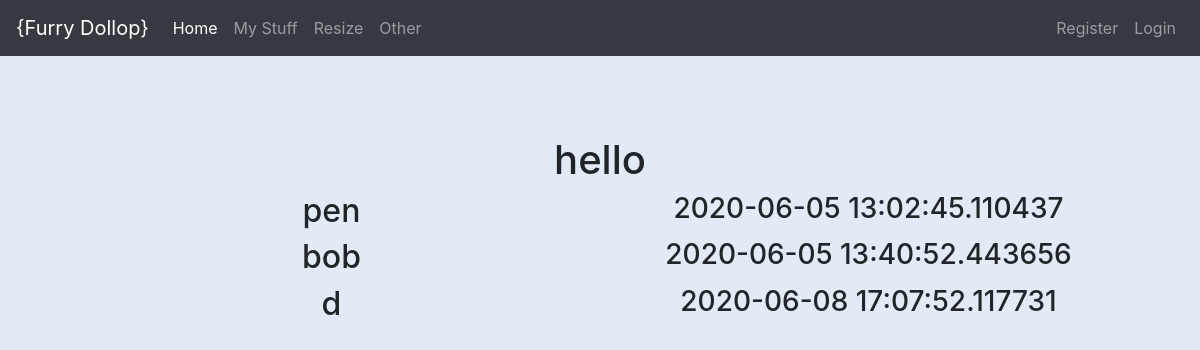
The app's page /add, older data.
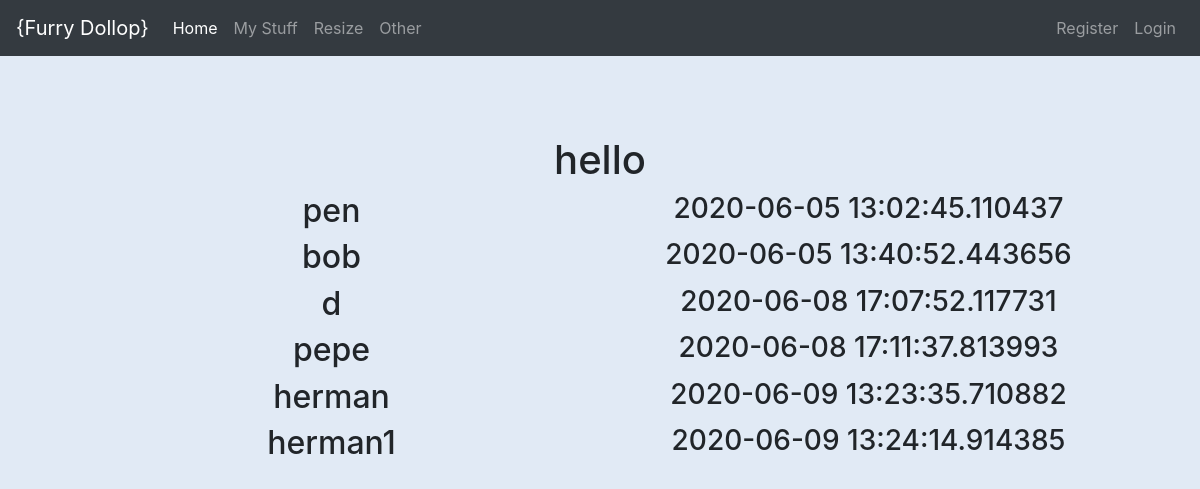
The same page, newer data.
### app/models.py (models this page shows, shortened)
class User(db.Model):
    __tablename__ = 'users'
    id = db.Column(db.Integer, primary_key=True)
    name = db.Column(db.String(50), unique=True)
    hash = db.Column(db.String(200))
    created = db.Column(db.DateTime)

### app/routes.py (the view)
@app.route("/add", methods=['GET'])
def create_user():
    un = request.args.get('user')
    p = request.args.get('pass')
    session['test'] = 'yes'
    x = session['test']
    print(x)
    if un and p:
        new_user = User(name=un, hash=p, created=dt.now())
        db.session.add(new_user)
        db.session.commit()
    users = User.query.all()
    return render_template("index.html", users=users)

### app/templates/index.html (shortened to what this page needs)
{% extends "layout.html" %}
{% block main %}
<h1>hello</h1>
{% for user in users %}
<div class="row">
    <div class="col">
        <h2>{{ user.name }}</h2>
    </div>
    <div class="col">
        <h3>{{ user.created }}</h3>
    </div>
</div>
{% endfor %}
{% endblock %}

### app/templates/layout.html (shortened to what this page needs)
<!DOCTYPE html>
<html lang="en">
<head>
    <link rel="stylesheet" href="https://stackpath.bootstrapcdn.com/bootstrap/4.4.1/css/bootstrap.min.css"
>
    <link rel="stylesheet" href="../static/style.css"/>
</head>
<body>
<nav class="navbar navbar-expand-lg navbar-dark bg-dark">
    <a class="navbar-brand" href="/">{Furry Dollop}</a>
    <div class="collapse navbar-collapse" id="navbarNavAltMarkup">
        <div class="navbar-nav mr-auto">
            <a class="nav-item nav-link active" href="/">Home</a>
            <a class="nav-item nav-link" href="#">My Stuff</a>
            <a class="nav-item nav-link" href="#">Resize</a>
            <a class="nav-item nav-link" href="#">Other</a>
        </div>
        <div class="navbar-nav ml-auto">
             <a class="nav-item nav-link" href="/register">Register</a>
            <a class="nav-item nav-link" href="/login">Login</a>
        </div>
    </div>
</nav>
<main>
    <div class="container">
        {% block main %}
        {% endblock %}
    </div>
</main>
</body>
</html>

### app/static/style.css (style rules this page uses)
html, body { background-color: #e1eaf5 }
nav.navbar { margin-bottom: 2rem; }
main { text-align: center; }
div.container { padding: 3rem; }

Row changes from the older to the newer data that the page shows:
added User: name "pepe", created "2020-06-08 17:11:37.813993"
added User: name "herman", created "2020-06-09 13:23:35.710882"
added User: name "herman1", created "2020-06-09 13:24:14.914385"
